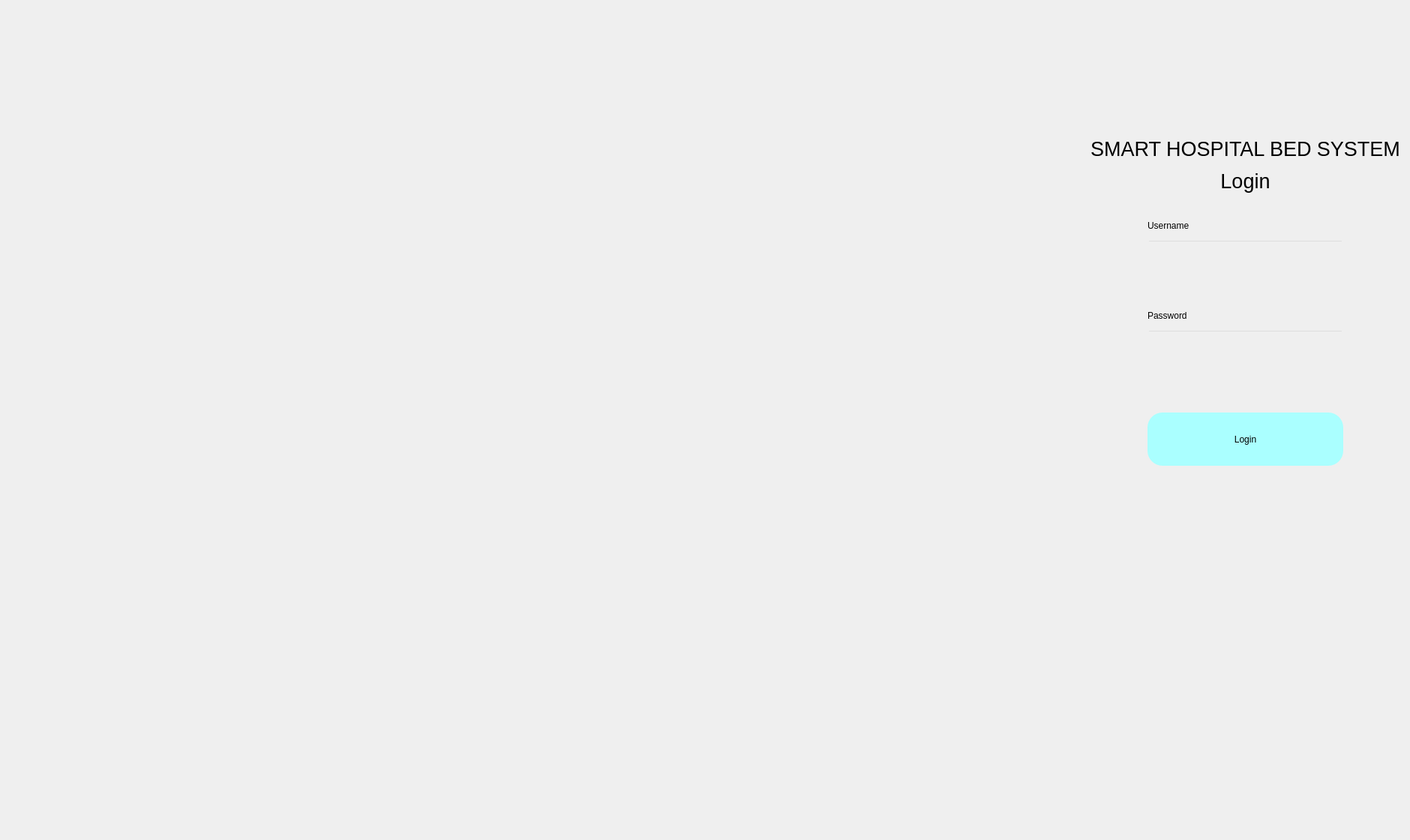
<?xml version="1.0" encoding="UTF-8"?>
<ui version="4.0">
 <class>Form</class>
 <widget class="QWidget" name="Form">
  <property name="geometry">
   <rect>
    <x>0</x>
    <y>0</y>
    <width>1880</width>
    <height>1120</height>
   </rect>
  </property>
  <property name="windowTitle">
   <string>Form</string>
  </property>
  <widget class="QPushButton" name="login">
   <property name="enabled">
    <bool>true</bool>
   </property>
   <property name="geometry">
    <rect>
     <x>1530</x>
     <y>550</y>
     <width>261</width>
     <height>71</height>
    </rect>
   </property>
   <property name="minimumSize">
    <size>
     <width>0</width>
     <height>25</height>
    </size>
   </property>
   <property name="whatsThis">
    <string>&lt;html&gt;&lt;head/&gt;&lt;body&gt;&lt;p align=&quot;center&quot;&gt;Login&lt;/p&gt;&lt;/body&gt;&lt;/html&gt;</string>
   </property>
   <property name="styleSheet">
    <string notr="true">border-radius:20px;
background-color: rgb(170, 255, 255);
font: 14pt &quot;MS Shell Dlg 2&quot;;</string>
   </property>
   <property name="text">
    <string>Login</string>
   </property>
  </widget>
  <widget class="QLineEdit" name="password">
   <property name="geometry">
    <rect>
     <x>1530</x>
     <y>440</y>
     <width>261</width>
     <height>51</height>
    </rect>
   </property>
   <property name="styleSheet">
    <string notr="true">background-color:rgba(0,0,0,0);
font: 12pt &quot;Ubuntu&quot;;</string>
   </property>
  </widget>
  <widget class="QLineEdit" name="username">
   <property name="geometry">
    <rect>
     <x>1530</x>
     <y>320</y>
     <width>261</width>
     <height>51</height>
    </rect>
   </property>
   <property name="styleSheet">
    <string notr="true">background-color:rgba(0,0,0,0);
font: 12pt &quot;Ubuntu&quot;;</string>
   </property>
  </widget>
  <widget class="QLabel" name="label_username">
   <property name="geometry">
    <rect>
     <x>1530</x>
     <y>290</y>
     <width>101</width>
     <height>21</height>
    </rect>
   </property>
   <property name="text">
    <string>Username</string>
   </property>
  </widget>
  <widget class="QLabel" name="label_password">
   <property name="geometry">
    <rect>
     <x>1530</x>
     <y>410</y>
     <width>101</width>
     <height>21</height>
    </rect>
   </property>
   <property name="text">
    <string>Password</string>
   </property>
  </widget>
  <widget class="QLabel" name="error">
   <property name="geometry">
    <rect>
     <x>1530</x>
     <y>510</y>
     <width>261</width>
     <height>21</height>
    </rect>
   </property>
   <property name="styleSheet">
    <string notr="true">font: 12pt &quot;Ubuntu&quot;;
color:red;</string>
   </property>
   <property name="text">
    <string/>
   </property>
  </widget>
  <widget class="QLabel" name="background">
   <property name="geometry">
    <rect>
     <x>0</x>
     <y>0</y>
     <width>1431</width>
     <height>1121</height>
    </rect>
   </property>
   <property name="styleSheet">
    <string notr="true"/>
   </property>
   <property name="text">
    <string/>
   </property>
  </widget>
  <widget class="QLabel" name="title_2">
   <property name="geometry">
    <rect>
     <x>1420</x>
     <y>170</y>
     <width>481</width>
     <height>101</height>
    </rect>
   </property>
   <property name="text">
    <string>&lt;html&gt;&lt;head/&gt;&lt;body&gt;&lt;p align=&quot;center&quot;&gt;&lt;span style=&quot; font-size:20pt;&quot;&gt;SMART HOSPITAL BED SYSTEM&lt;/span&gt;&lt;/p&gt;&lt;p align=&quot;center&quot;&gt;&lt;span style=&quot; font-size:20pt;&quot;&gt;Login&lt;/span&gt;&lt;/p&gt;&lt;/body&gt;&lt;/html&gt;</string>
   </property>
  </widget>
 </widget>
 <resources/>
 <connections/>
</ui>
